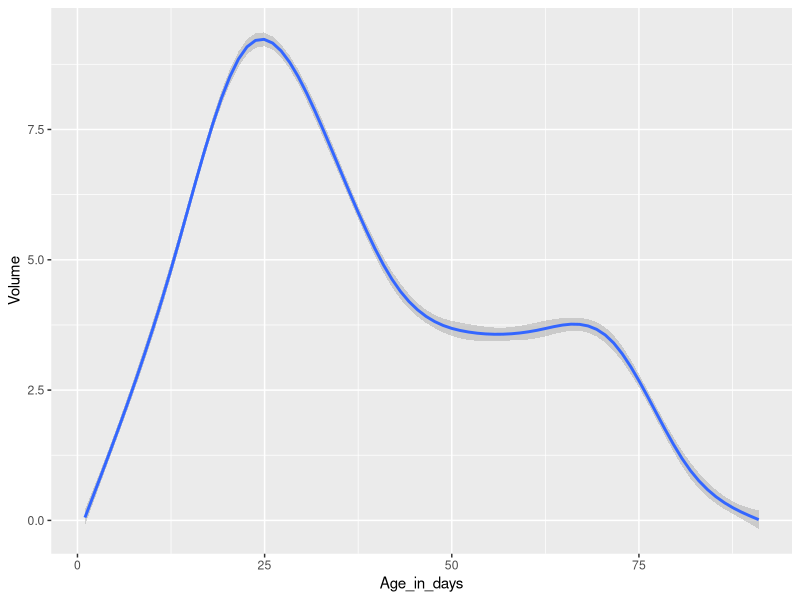
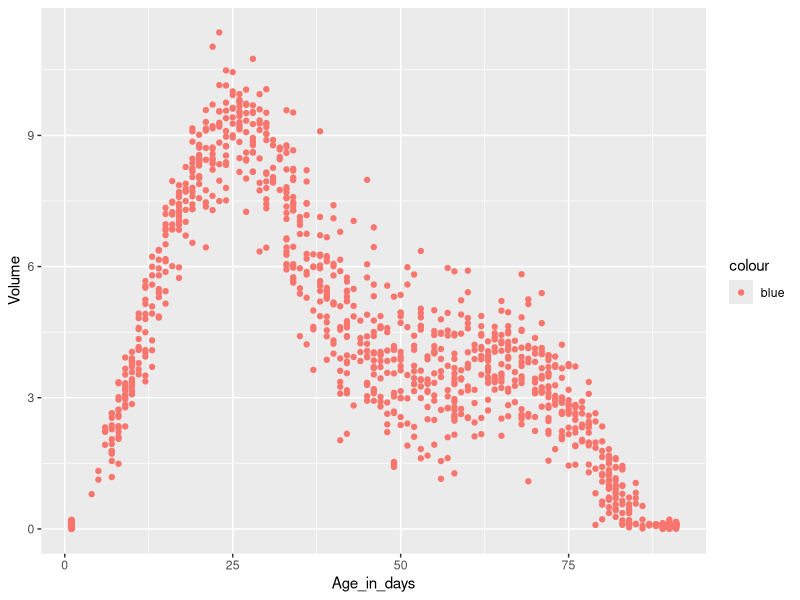
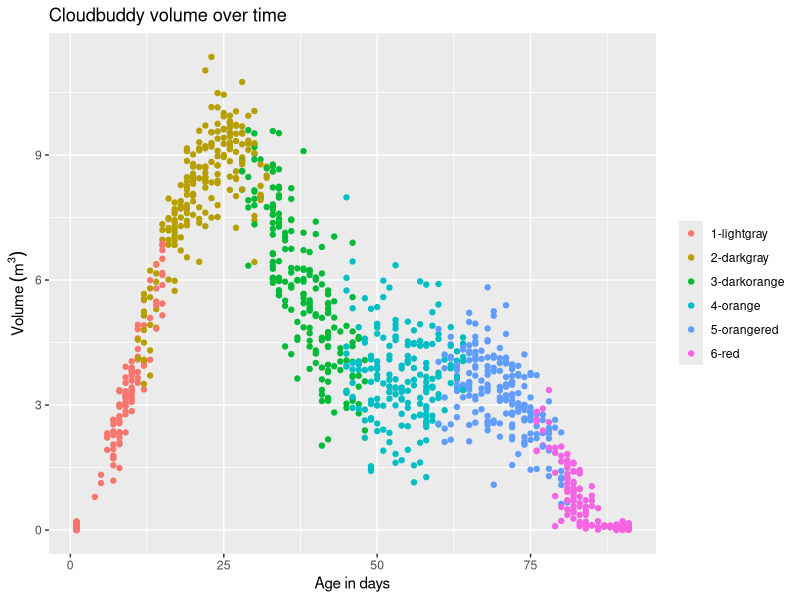
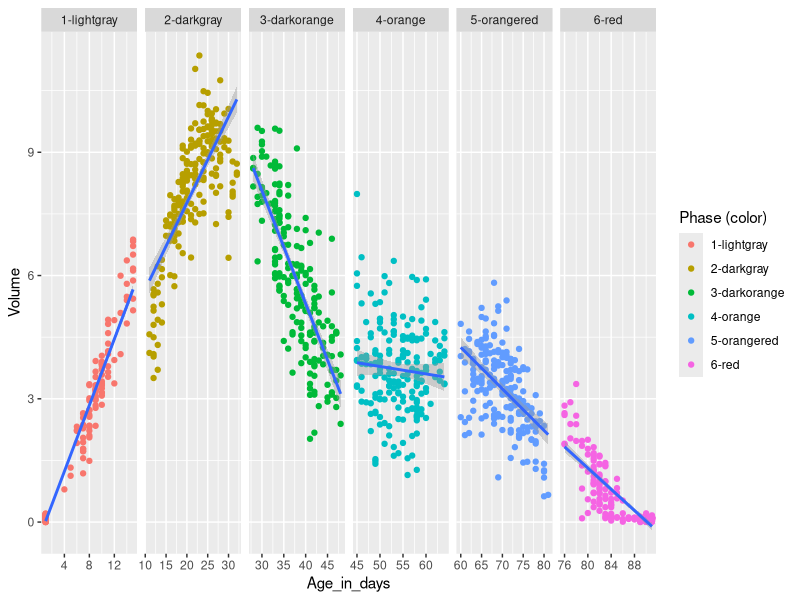

Source code (R) for these figures, in order:
## ---- chunk 1
knitr::opts_chunk$set(echo = TRUE)
## ---- chunk 2
library(tidyverse)
library(readxl)

cb_data <- read_xlsx(path = "CB_data_2023.xlsx",
                     skip = 11,
                     na = "-99")

## ---- chunk 3
    ggplot(data = cb_data, 
           mapping = aes(x = Age_in_days, 
                         y = Volume)) +
      geom_smooth()

## ---- chunk 4
    ggplot(data = cb_data, 
           mapping = aes(x = Age_in_days, 
                         y = Volume, 
                         color = "blue")) + 
      geom_point()
## ---- chunk 5
ggplot(data = cb_data,
       aes(x = Age_in_days,
           y = Volume)) +
  geom_point(aes(color = `Phase (color)`)) +
  labs(title = "Cloudbuddy volume over time",
       color = NULL,
       x = "Age in days", 
       y = Volume~(m^3))

## ---- chunk 6
ggplot(data = cb_data,
       aes(x = Age_in_days,
           y = Volume)) +
  geom_point(aes(color = `Phase (color)`)) +
      geom_smooth(method = "lm") +
      facet_wrap(~`Phase (color)`, 
                 ncol = 6, 
                 scales = "free_x")

